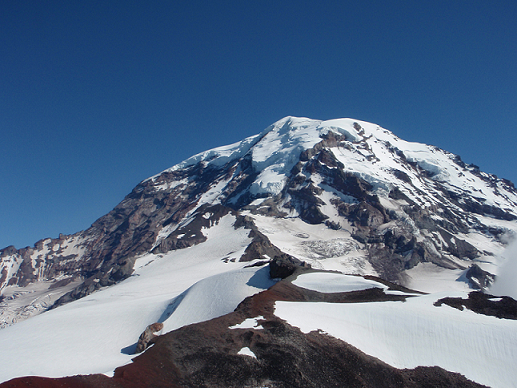
#> input picture panorama_images/data/Rainier1.png, 517 x 388 px
$ python panorama.py
#> lines starting #> are read from the running program, lines starting #| are printed output that depends on the picture
# https://www.tuicool.com/articles/RFNjaub
# pip install opencv_python==3.4.2.16
# pip install opencv-contrib-python==3.4.2.16
# pip install imutils
import numpy as np
import imutils
import cv2

class Stitcher:
    def __init__(self):
        # determine if we are using OpenCV v3.X
        self.isv3 = imutils.is_cv3()

    def stitch(self, images, ratio=0.75, reprojThresh=4.0,
        showMatches=False):
        # unpack the images, then detect keypoints and extract
        # local invariant descriptors from them
        (imageB, imageA) = images
        (kpsA, featuresA) = self.detectAndDescribe(imageA)
        (kpsB, featuresB) = self.detectAndDescribe(imageB)

        # match features between the two images
        M = self.matchKeypoints(kpsA, kpsB,
            featuresA, featuresB, ratio, reprojThresh)

        # if the match is None, then there aren't enough matched
        # keypoints to create a panorama
        if M is None:
            return None

        # otherwise, apply a perspective warp to stitch the images
        # together
        (matches, H, status) = M
        result = cv2.warpPerspective(imageA, H,
            (imageA.shape[1] + imageB.shape[1], imageA.shape[0]))
        result[0:imageB.shape[0], 0:imageB.shape[1]] = imageB

        # check to see if the keypoint matches should be visualized
        if showMatches:
            vis = self.drawMatches(imageA, imageB, kpsA, kpsB, matches,
                status)

            # return a tuple of the stitched image and the
            # visualization
            return (result, vis)

        # return the stitched image
        return result

    def detectAndDescribe(self, image):
        # convert the image to grayscale
        gray = cv2.cvtColor(image, cv2.COLOR_BGR2GRAY)

        # check to see if we are using OpenCV 3.X
        if self.isv3:
            # detect and extract features from the image
            descriptor = cv2.xfeatures2d.SIFT_create()
            (kps, features) = descriptor.detectAndCompute(image, None)

        # otherwise, we are using OpenCV 2.4.X
        else:
            # detect keypoints in the image
            detector = cv2.FeatureDetector_create("SIFT")
            kps = detector.detect(gray)

            # extract features from the image
            extractor = cv2.DescriptorExtractor_create("SIFT")
            (kps, features) = extractor.compute(gray, kps)

        # convert the keypoints from KeyPoint objects to NumPy
        # arrays
        kps = np.float32([kp.pt for kp in kps])

        # return a tuple of keypoints and features
        return (kps, features)

    def matchKeypoints(self, kpsA, kpsB, featuresA, featuresB,
        ratio, reprojThresh):
        # compute the raw matches and initialize the list of actual
        # matches
        matcher = cv2.DescriptorMatcher_create("BruteForce")
        rawMatches = matcher.knnMatch(featuresA, featuresB, 2)
        matches = []

        # loop over the raw matches
        for m in rawMatches:
            # ensure the distance is within a certain ratio of each
            # other (i.e. Lowe's ratio test)
            if len(m) == 2 and m[0].distance < m[1].distance * ratio:
                matches.append((m[0].trainIdx, m[0].queryIdx))

        # computing a homography requires at least 4 matches
        if len(matches) > 4:
            # construct the two sets of points
            ptsA = np.float32([kpsA[i] for (_, i) in matches])
            ptsB = np.float32([kpsB[i] for (i, _) in matches])

            # compute the homography between the two sets of points
            (H, status) = cv2.findHomography(ptsA, ptsB, cv2.RANSAC,
                reprojThresh)

            # return the matches along with the homograpy matrix
            # and status of each matched point
            return (matches, H, status)

        # otherwise, no homograpy could be computed
        return None

    def drawMatches(self, imageA, imageB, kpsA, kpsB, matches, status):
        # initialize the output visualization image
        (hA, wA) = imageA.shape[:2]
        (hB, wB) = imageB.shape[:2]
        vis = np.zeros((max(hA, hB), wA + wB, 3), dtype="uint8")
        vis[0:hA, 0:wA] = imageA
        vis[0:hB, wA:] = imageB

        # loop over the matches
        for ((trainIdx, queryIdx), s) in zip(matches, status):
            # only process the match if the keypoint was successfully
            # matched
            if s == 1:
                # draw the match
                ptA = (int(kpsA[queryIdx][0]), int(kpsA[queryIdx][1]))
                ptB = (int(kpsB[trainIdx][0]) + wA, int(kpsB[trainIdx][1]))
                cv2.line(vis, ptA, ptB, (0, 255, 0), 1)

        # return the visualization
        return vis

imgA = cv2.imread("data/Rainier1.png")
#> imgA is the input picture: shape (388, 517, 3); mean B, G, R 135.7, 109.3, 88.8
imgB = cv2.imread("data/Rainier2.png")
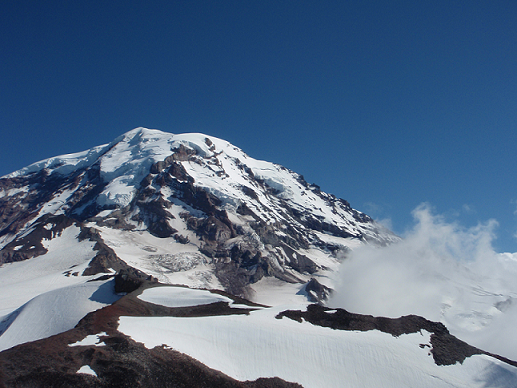
#> input picture panorama_images/data/Rainier2.png, 517 x 388 px
#> imgB is the input picture: shape (388, 517, 3); mean B, G, R 134.4, 107.9, 86
stitcher = Stitcher()
result, vis = stitcher.stitch([imgA, imgB], showMatches=True)
#> in detectAndDescribe, `gray = cv2.cvtColor(image, cv2.COLOR_BGR2GRAY)`:
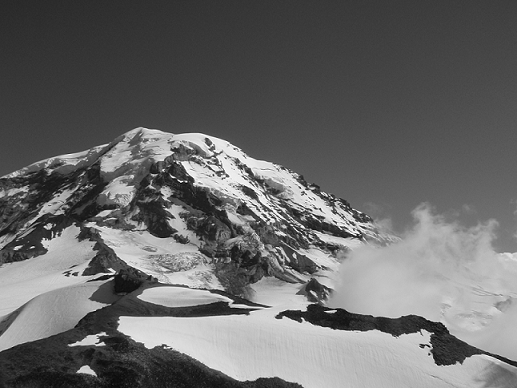
#> gray: shape (388, 517); min 0, max 255, mean 104.4
#> in detectAndDescribe, `kps = detector.detect(gray)`: kps = 799 keypoints; strongest (x, y, size): (302, 226, 2), (227, 176, 2.1), (16, 248, 2.8), (422, 346, 3.1)
#> in detectAndDescribe, `kps = np.float32([kp.pt for kp in kps])`: kps = 799 pairs, first value 3.12 to 508.9, second value 132.1 to 383.9
#> in stitch, `(kpsA, featuresA) = self.detectAndDescribe(imageA)`: kpsA has the same summary as kps in detectAndDescribe
#> in detectAndDescribe (call 2), `gray = cv2.cvtColor(image, cv2.COLOR_BGR2GRAY)`:
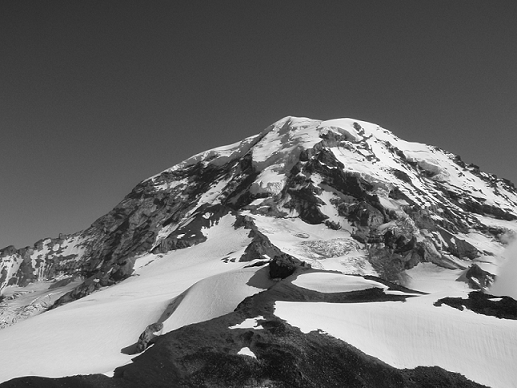
#> gray: shape (388, 517); min 0, max 255, mean 106.2
#> in detectAndDescribe (call 2), `kps = detector.detect(gray)`: kps = 1028 keypoints; strongest (x, y, size): (461, 210, 2.2), (245, 351, 6.9), (260, 327, 2.7), (500, 299, 1.9)
#> in detectAndDescribe (call 2), `kps = np.float32([kp.pt for kp in kps])`: kps = 1028 pairs, first value 2.28 to 511.6, second value 121.2 to 381.3
#> in stitch, `(kpsB, featuresB) = self.detectAndDescribe(imageB)`: kpsB has the same summary as kps in detectAndDescribe
#> in matchKeypoints, `rawMatches = matcher.knnMatch(featuresA, featuresB, 2)`: rawMatches = 799 matches
#> after the loop in matchKeypoints, `for m in rawMatches:`: matches = 448 pairs, first value 69 to 1026, second value 4 to 788
#> in matchKeypoints, `ptsA = np.float32([kpsA[i] for (_, i) in matches])`: ptsA = 448 pairs, first value 4 to 492, second value 133.5 to 382
#> in matchKeypoints, `ptsB = np.float32([kpsB[i] for (i, _) in matches])`: ptsB = 448 pairs, first value 50.47 to 510.6, second value 122.2 to 370.1
#> in matchKeypoints, `(H, status) = cv2.findHomography(ptsA, ptsB, cv2.RANSAC, reprojThresh)`: H = [[0.797, 0.0411, 156.1], [-0.11, 0.936, 6.2], [-0.000413, 2.98e-05, 1]]; status = 448 values, max 1 at index 0, min 0 at index 12, mean 0.984
#> in stitch, `result[0:imageB.shape[0], 0:imageB.shape[1]] = imageB`:
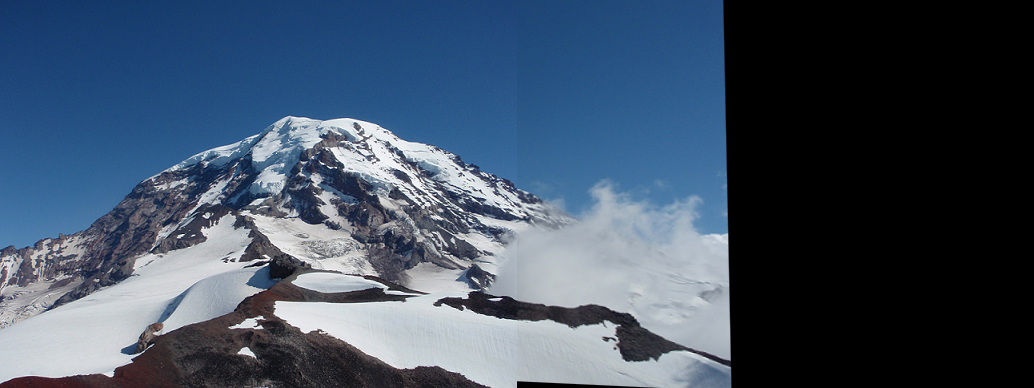
#> result: shape (388, 1034, 3); mean B, G, R 99.8, 80.7, 64.8
#> in drawMatches, `vis[0:hA, 0:wA] = imageA`:
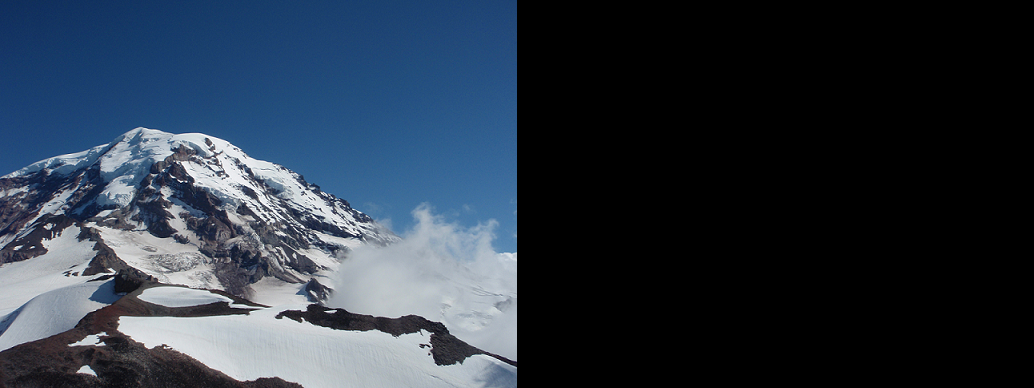
#> vis: shape (388, 1034, 3); mean B, G, R 67.2, 53.9, 43
#> in drawMatches, `vis[0:hB, wA:] = imageB`:
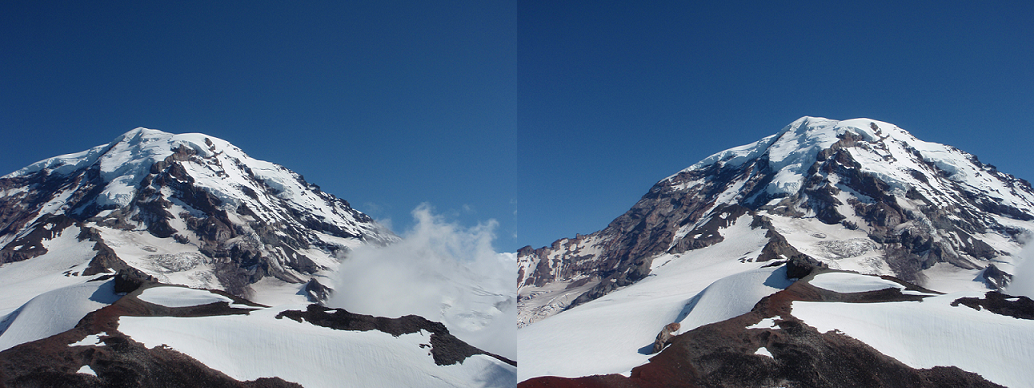
#> vis: shape (388, 1034, 3); mean B, G, R 135.1, 108.6, 87.4
#> the loop in drawMatches, `for ((trainIdx, queryIdx), s) in zip(matches, status):` made 448 passes
#> (trainIdx, queryIdx, s, ptA, ptB) on passes 1 to 12: (253, 4, [1], (4, 216), (684, 207)), (254, 5, [1], (4, 216), (684, 207)), (255, 6, [1], (4, 220), (685, 211)), (256, 7, [1], (4, 220), (685, 211)), (257, 9, [1], (5, 224), (686, 215)), (262, 14, [1], (11, 191), (690, 184)), (265, 16, [1], (13, 179), (691, 173)), (270, 17, [1], (13, 231), (693, 221)), (272, 18, [1], (13, 243), (693, 231)), (268, 22, [1], (14, 174), (691, 167)), (277, 23, [1], (16, 247), (696, 236)), (278, 24, [1], (16, 247), (696, 236))
#> (ptA, ptB) on passes 61 to 66: ((73, 270), (748, 256)), ((75, 274), (749, 260)), ((75, 274), (749, 260)), ((77, 343), (754, 325)), ((77, 343), (754, 325)), ((77, 229), (750, 218))
#> after the loop in drawMatches, `for ((trainIdx, queryIdx), s) in zip(matches, status):`:
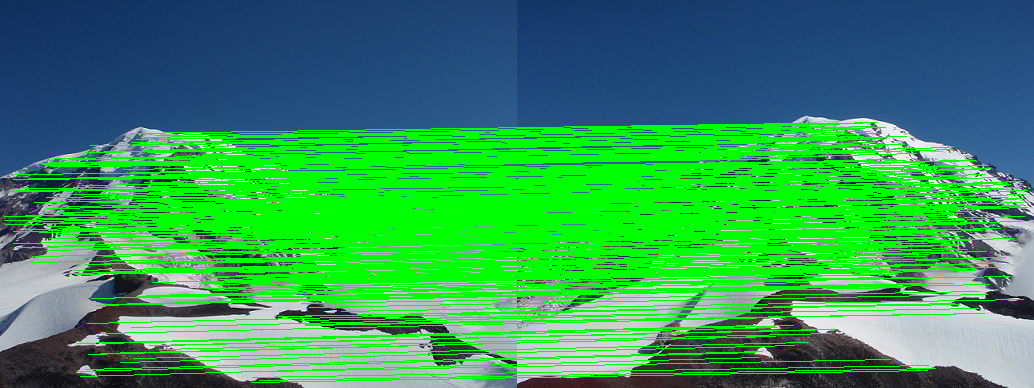
#> vis: shape (388, 1034, 3); mean B, G, R 87.8, 150.8, 52.3
cv2.imwrite("result.jpg", result)
cv2.imwrite("vis.jpg", vis)
